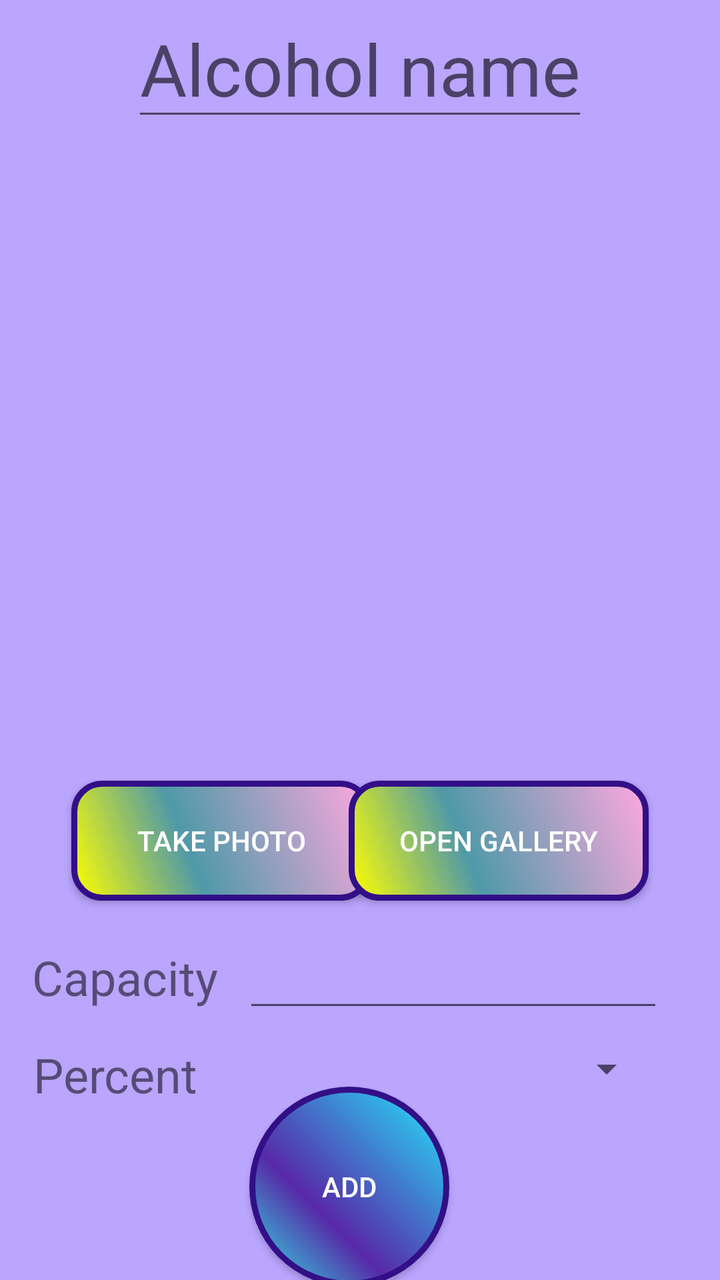
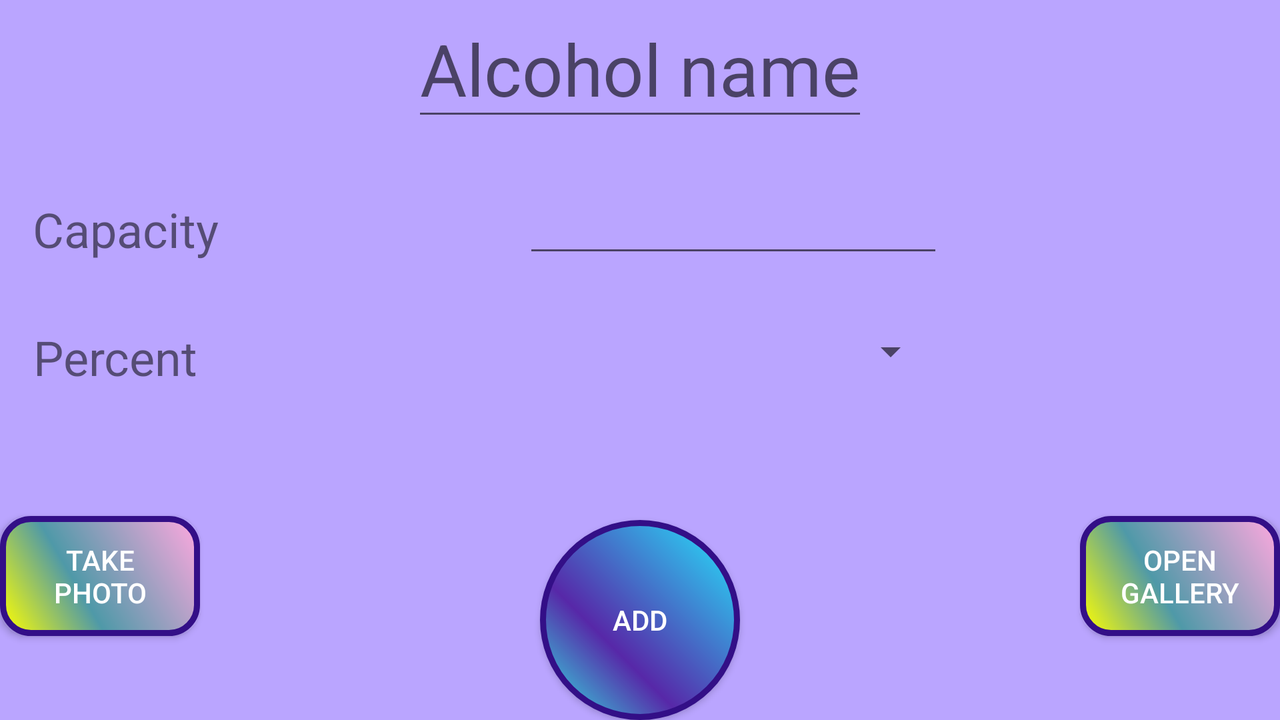

First picture: res/layout/ on a phone held upright. Second picture: the repository's own variant of that layout, on a device whose configuration matches the variant's folder. Source for both follows.
<!-- AndroidManifest.xml: application theme Theme.DrinkDrive -->
<!-- res/layout/fragment_add_alcohol.xml -->
<?xml version="1.0" encoding="utf-8"?>
<androidx.constraintlayout.widget.ConstraintLayout xmlns:android="http://schemas.android.com/apk/res/android"
    xmlns:app="http://schemas.android.com/apk/res-auto"
    xmlns:tools="http://schemas.android.com/tools"
    android:layout_width="match_parent"
    android:layout_height="match_parent"
    android:background="@color/col9"
    tools:context=".activities.AddAlcoholActivity">

    <EditText
        android:id="@+id/alcoholName"
        android:layout_width="wrap_content"
        android:layout_height="wrap_content"
        android:hint="Alcohol name"
        android:textSize="36sp"
        app:layout_constraintBottom_toBottomOf="parent"
        app:layout_constraintEnd_toEndOf="parent"
        app:layout_constraintStart_toStartOf="parent"
        app:layout_constraintTop_toTopOf="parent"
        app:layout_constraintVertical_bias="0.0" />

    <ImageView
        android:id="@+id/alcoholImage"
        android:layout_width="wrap_content"
        android:layout_height="wrap_content"
        android:layout_marginTop="32dp"
        app:layout_constraintEnd_toEndOf="parent"
        app:layout_constraintStart_toStartOf="parent"
        app:layout_constraintTop_toBottomOf="@+id/alcoholName" />

    <TextView
        android:id="@+id/CapacityLabel"
        android:layout_width="wrap_content"
        android:layout_height="wrap_content"
        android:text="Capacity"
        android:textSize="24sp"
        app:layout_constraintBottom_toBottomOf="parent"
        app:layout_constraintEnd_toEndOf="parent"
        app:layout_constraintHorizontal_bias="0.06"
        app:layout_constraintStart_toStartOf="parent"
        app:layout_constraintTop_toBottomOf="@+id/button4"
        app:layout_constraintVertical_bias="0.13999999" />

    <TextView
        android:id="@+id/ProcentLabel"
        android:layout_width="wrap_content"
        android:layout_height="wrap_content"
        android:text="Percent"
        android:textSize="24sp"
        app:layout_constraintBottom_toBottomOf="parent"
        app:layout_constraintEnd_toEndOf="parent"
        app:layout_constraintHorizontal_bias="0.06"
        app:layout_constraintStart_toStartOf="parent"
        app:layout_constraintTop_toBottomOf="@+id/CapacityLabel"
        app:layout_constraintVertical_bias="0.16000003" />

    <EditText
        android:id="@+id/alcoholCapacity"
        android:layout_width="wrap_content"
        android:layout_height="wrap_content"
        android:layout_marginEnd="16dp"
        android:ems="10"
        android:inputType="number"
        app:layout_constraintBottom_toBottomOf="parent"
        app:layout_constraintEnd_toEndOf="parent"
        app:layout_constraintStart_toEndOf="@+id/CapacityLabel"
        app:layout_constraintTop_toBottomOf="@+id/button5"
        app:layout_constraintVertical_bias="0.13" />

    <Button
        android:id="@+id/confirmButton"
        android:layout_width="wrap_content"
        android:layout_height="wrap_content"
        android:background="@drawable/confirm_button"
        android:text="ADD"
        android:textColor="@color/white"
        app:layout_constraintBottom_toBottomOf="parent"
        app:layout_constraintEnd_toEndOf="parent"
        app:layout_constraintHorizontal_bias="0.48"
        app:layout_constraintStart_toStartOf="parent"
        app:layout_constraintTop_toBottomOf="@+id/ProcentLabel"
        app:layout_constraintVertical_bias="0.76" />

    <Button
        android:id="@+id/button4"
        android:layout_width="150dp"
        android:layout_height="wrap_content"
        android:background="@drawable/choose_button"
        android:text="TAKE PHOTO"
        android:textColor="@color/white"
        app:layout_constraintBottom_toBottomOf="parent"
        app:layout_constraintEnd_toEndOf="parent"
        app:layout_constraintHorizontal_bias="0.17"
        app:layout_constraintStart_toStartOf="parent"
        app:layout_constraintTop_toBottomOf="@+id/imageView"
        app:layout_constraintVertical_bias="0.13" />

    <Button
        android:id="@+id/button5"
        android:layout_width="150dp"
        android:layout_height="wrap_content"
        android:background="@drawable/choose_button"
        android:text="OPEN GALLERY"
        android:textColor="@color/white"
        app:layout_constraintBottom_toBottomOf="parent"
        app:layout_constraintEnd_toEndOf="parent"
        app:layout_constraintHorizontal_bias="0.83"
        app:layout_constraintStart_toStartOf="parent"
        app:layout_constraintTop_toBottomOf="@+id/imageView"
        app:layout_constraintVertical_bias="0.13" />

    <Spinner
        android:id="@+id/alcoholPercent"
        android:layout_width="200dp"
        android:layout_height="wrap_content"
        app:layout_constraintBottom_toBottomOf="parent"
        app:layout_constraintEnd_toEndOf="parent"
        app:layout_constraintHorizontal_bias="0.469"
        app:layout_constraintStart_toEndOf="@+id/ProcentLabel"
        app:layout_constraintTop_toBottomOf="@+id/CapacityLabel"
        app:layout_constraintVertical_bias="0.16000003" />

    <ImageView
        android:id="@+id/imageView"
        android:layout_width="300dp"
        android:layout_height="270dp"
        app:layout_constraintBottom_toBottomOf="parent"
        app:layout_constraintEnd_toEndOf="parent"
        app:layout_constraintStart_toStartOf="parent"
        app:layout_constraintTop_toBottomOf="@+id/alcoholName"
        app:layout_constraintVertical_bias="0.088" />
</androidx.constraintlayout.widget.ConstraintLayout>
<!-- resources referenced by this layout -->
<resources>
  <color name="col9">#BAA5FF</color>
  <color name="white">#FFFFFFFF</color>
  <!-- drawable choose_button (drawable) -->
  <?xml version="1.0" encoding="utf-8"?>
  <shape xmlns:android="http://schemas.android.com/apk/res/android" android:shape="rectangle" >
      <corners
          android:radius="14dp"
          />
      <gradient
          android:angle="45"
          android:centerX="39%"
          android:centerColor="#4F99A8"
          android:startColor="#FFFF00"
          android:endColor="#FFA8DF"
          android:type="linear"
          />
      <padding
          android:left="10dp"
          android:top="10dp"
          android:right="10dp"
          android:bottom="10dp"
          />
      <size
          android:width="270dp"
          android:height="60dp"
          />
      <stroke
          android:width="3dp"
          android:color="#330F87"
          />
  </shape>
  <!-- drawable confirm_button (drawable) -->
  <?xml version="1.0" encoding="utf-8"?>
  <shape xmlns:android="http://schemas.android.com/apk/res/android" android:shape="rectangle" >
      <corners
          android:radius="100dp"
          />
      <gradient
          android:angle="45"
          android:centerX="36%"
          android:centerColor="#5728A8"
          android:startColor="#31E8E2"
          android:endColor="#24E9FF"
          android:type="linear"
          />
      <padding
          android:left="10dp"
          android:top="10dp"
          android:right="10dp"
          android:bottom="10dp"
          />
      <size
          android:width="100dp"
          android:height="100dp"
          />
      <stroke
          android:width="3dp"
          android:color="#330F87"
          />
  </shape>
  <style name="Theme.DrinkDrive" parent="Theme.MaterialComponents.DayNight.DarkActionBar">
          
          <item name="colorPrimary">@color/purple_500</item>
          <item name="colorPrimaryVariant">@color/purple_700</item>
          <item name="colorOnPrimary">@color/white</item>
          
          <item name="colorSecondary">@color/teal_200</item>
          <item name="colorSecondaryVariant">@color/teal_700</item>
          <item name="colorOnSecondary">@color/black</item>
          
          <item name="android:statusBarColor" tools:targetApi="l">?attr/colorPrimaryVariant</item>
          
      </style>
  <color name="purple_500">#FF6200EE</color>
  <color name="purple_700">#FF3700B3</color>
  <color name="teal_200">#FF03DAC5</color>
  <color name="teal_700">#FF018786</color>
  <color name="black">#FF000000</color>
</resources>
<!-- res/layout-land/fragment_add_alcohol.xml (the author's variant of the layout above) -->
<!-- drawn on the phone turned sideways -->
<?xml version="1.0" encoding="utf-8"?>
<androidx.constraintlayout.widget.ConstraintLayout xmlns:android="http://schemas.android.com/apk/res/android"
    xmlns:app="http://schemas.android.com/apk/res-auto"
    xmlns:tools="http://schemas.android.com/tools"
    android:layout_width="match_parent"
    android:layout_height="match_parent"
    android:background="@color/col9"
    tools:context=".activities.AddAlcoholActivity">

    <EditText
        android:id="@+id/alcoholName"
        android:layout_width="wrap_content"
        android:layout_height="wrap_content"
        android:hint="Alcohol name"
        android:textSize="36sp"
        app:layout_constraintBottom_toBottomOf="parent"
        app:layout_constraintEnd_toEndOf="parent"
        app:layout_constraintStart_toStartOf="parent"
        app:layout_constraintTop_toTopOf="parent"
        app:layout_constraintVertical_bias="0.0" />

    <ImageView
        android:id="@+id/alcoholImage"
        android:layout_width="wrap_content"
        android:layout_height="wrap_content"
        android:layout_marginTop="32dp"
        app:layout_constraintEnd_toEndOf="parent"
        app:layout_constraintStart_toStartOf="parent"
        app:layout_constraintTop_toBottomOf="@+id/alcoholName" />

    <TextView
        android:id="@+id/CapacityLabel"
        android:layout_width="wrap_content"
        android:layout_height="wrap_content"
        android:text="Capacity"
        android:textSize="24sp"
        app:layout_constraintBottom_toBottomOf="parent"
        app:layout_constraintEnd_toEndOf="parent"
        app:layout_constraintHorizontal_bias="0.03"
        app:layout_constraintStart_toStartOf="parent"
        app:layout_constraintTop_toTopOf="parent"
        app:layout_constraintVertical_bias="0.3" />

    <TextView
        android:id="@+id/ProcentLabel"
        android:layout_width="wrap_content"
        android:layout_height="wrap_content"
        android:text="Percent"
        android:textSize="24sp"
        app:layout_constraintBottom_toBottomOf="parent"
        app:layout_constraintEnd_toEndOf="parent"
        app:layout_constraintHorizontal_bias="0.03"
        app:layout_constraintStart_toStartOf="parent"
        app:layout_constraintTop_toBottomOf="@+id/CapacityLabel"
        app:layout_constraintVertical_bias="0.16000003" />

    <EditText
        android:id="@+id/alcoholCapacity"
        android:layout_width="wrap_content"
        android:layout_height="wrap_content"
        android:layout_marginEnd="16dp"
        android:ems="10"
        android:inputType="number"
        app:layout_constraintBottom_toBottomOf="parent"
        app:layout_constraintEnd_toEndOf="parent"
        app:layout_constraintStart_toEndOf="@+id/CapacityLabel"
        app:layout_constraintTop_toTopOf="parent"
        app:layout_constraintVertical_bias="0.29000002" />

    <Button
        android:id="@+id/confirmButton"
        android:layout_width="wrap_content"
        android:layout_height="wrap_content"
        android:background="@drawable/confirm_button"
        android:text="ADD"
        android:textColor="@color/white"
        app:layout_constraintBottom_toBottomOf="parent"
        app:layout_constraintEnd_toEndOf="parent"
        app:layout_constraintStart_toStartOf="parent"
        app:layout_constraintTop_toBottomOf="@+id/ProcentLabel"
        app:layout_constraintVertical_bias="1.0" />

    <Button
        android:id="@+id/button4"
        android:layout_width="100dp"
        android:layout_height="wrap_content"
        android:background="@drawable/choose_button"
        android:text="TAKE PHOTO"
        android:textColor="@color/white"
        app:layout_constraintBottom_toBottomOf="parent"
        app:layout_constraintEnd_toEndOf="parent"
        app:layout_constraintHorizontal_bias="0.0"
        app:layout_constraintStart_toStartOf="parent"
        app:layout_constraintTop_toTopOf="parent"
        app:layout_constraintVertical_bias="0.86" />

    <Button
        android:id="@+id/button5"
        android:layout_width="100dp"
        android:layout_height="wrap_content"
        android:background="@drawable/choose_button"
        android:text="OPEN GALLERY"
        android:textColor="@color/white"
        app:layout_constraintBottom_toBottomOf="parent"
        app:layout_constraintEnd_toEndOf="parent"
        app:layout_constraintHorizontal_bias="1.0"
        app:layout_constraintStart_toStartOf="parent"
        app:layout_constraintTop_toTopOf="parent"
        app:layout_constraintVertical_bias="0.86" />

    <Spinner
        android:id="@+id/alcoholPercent"
        android:layout_width="200dp"
        android:layout_height="wrap_content"
        app:layout_constraintBottom_toBottomOf="parent"
        app:layout_constraintEnd_toEndOf="parent"
        app:layout_constraintStart_toEndOf="@+id/ProcentLabel"
        app:layout_constraintTop_toBottomOf="@+id/CapacityLabel"
        app:layout_constraintVertical_bias="0.16000003" />

    <ImageView
        android:id="@+id/imageView"
        android:layout_width="80dp"
        android:layout_height="80dp"
        app:layout_constraintBottom_toBottomOf="parent"
        app:layout_constraintEnd_toEndOf="parent"
        app:layout_constraintHorizontal_bias="1.0"
        app:layout_constraintStart_toStartOf="parent"
        app:layout_constraintTop_toBottomOf="@+id/alcoholName"
        app:layout_constraintVertical_bias="0.22000003" />
</androidx.constraintlayout.widget.ConstraintLayout>
